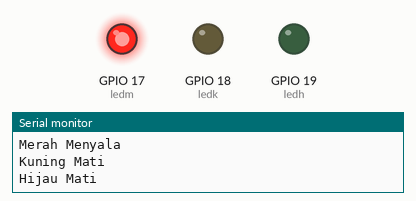
Bench run of a program on a simulated ESP32. Shown: output pins drawn as LEDs (lit = HIGH), the last lines printed to the serial monitor.

Above: at 15.0 s.
At 32.5 s:
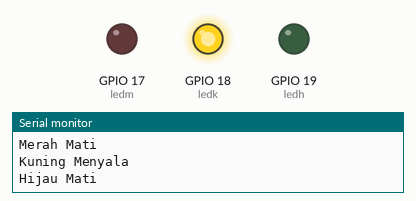
At 45.0 s:
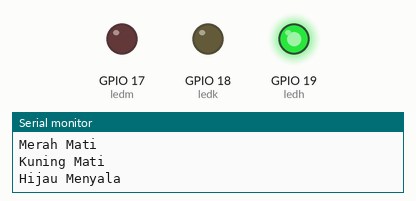
Timing chart, 0 to 71.5 s (numbered marks = the images above):
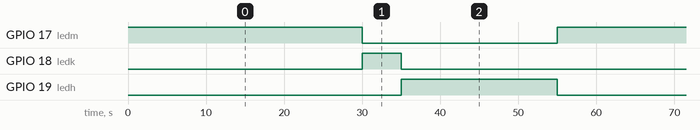

Measured:
- by itself, GPIO 17 (ledm): alternates HIGH for 30.0 s and LOW for 25.0 s
- by itself, GPIO 18 (ledk): alternates HIGH for 5.0 s and LOW for 50.0 s
- by itself, GPIO 19 (ledh): alternates HIGH for 20.0 s and LOW for 35.0 s

The program:

main.cpp
```cpp
#include <Arduino.h>
// put function declarations here:
int ledm = 17; //pin LED Merah
int ledk = 18; //pin LED Kuning
int ledh = 19; //pin LED Hijau
void setup() {
  // put your setup code here, to run once:
  Serial.begin(115200);
  pinMode(ledm, OUTPUT);
  pinMode(ledk, OUTPUT);
  pinMode(ledh, OUTPUT);
}
void loop() {
  // put your main code here, to run repeatedly:
  digitalWrite(ledm, HIGH); //Status LED Merah Menyala
  digitalWrite(ledk, LOW);
  digitalWrite(ledh, LOW);
  Serial.println(" ");
  Serial.println("Merah Menyala");
  Serial.println("Kuning Mati");
  Serial.println("Hijau Mati");
  delay(30000); //Durasi Lampu Merah Selama 30 Detik
  Serial.println(" ");
  digitalWrite(ledm, LOW);
  digitalWrite(ledk, HIGH); //Status LED Kuning Menyala
  digitalWrite(ledh, LOW);
  Serial.println("Merah Mati");
  Serial.println("Kuning Menyala");
  Serial.println("Hijau Mati");
  delay(5000); //Durasi Lampu Kuning Selama 5 Detik
  Serial.println(" ");
  digitalWrite(ledm, LOW);
  digitalWrite(ledk, LOW);
  digitalWrite(ledh, HIGH); //Status LED Hijau Menyala
  Serial.println("Merah Mati");
  Serial.println("Kuning Mati");
  Serial.println("Hijau Menyala");
  delay(20000); //Durasi Lampu Hijau Selama 20 Detik
}
```
